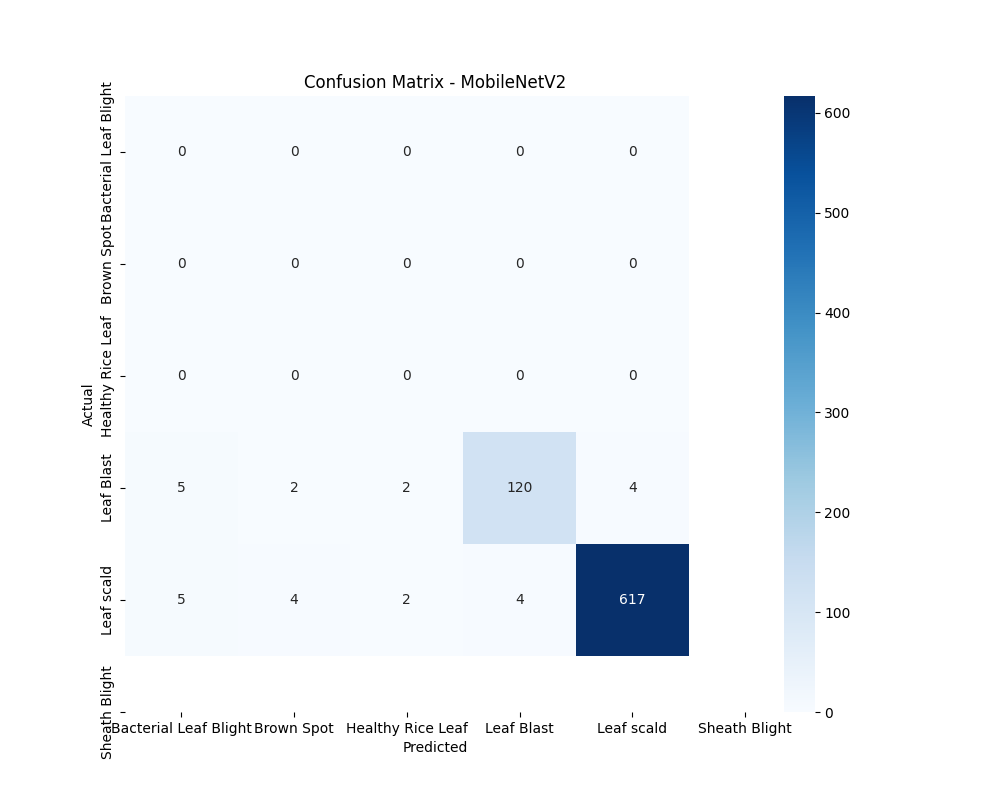

Source code (Python):
import tensorflow as tf
import numpy as np

import matplotlib
matplotlib.use('Agg')

import matplotlib.pyplot as plt

from sklearn.metrics import confusion_matrix
import seaborn as sns

# LOAD MODEL
# model = tf.keras.models.load_model("rice_disease_mobilenet.h5")

model = tf.keras.models.load_model("rice_disease_densenet.h5")

# model = tf.keras.models.load_model("..//rice_disease_densenet.h5")

# DATASET PATH
dataset_path = "Rice_Leaf_AUG"

# LOAD VALIDATION DATASET
val_dataset = tf.keras.utils.image_dataset_from_directory(
    dataset_path,
    validation_split=0.2,
    subset="validation",
    seed=123,
    image_size=(224, 224),
    batch_size=32,
    shuffle=False
)

# CLASS NAMES
class_names = val_dataset.class_names

# TRUE LABELS
y_true = np.concatenate([y for x, y in val_dataset], axis=0)

# PREDICTIONS
predictions = model.predict(val_dataset)

y_pred = np.argmax(predictions, axis=1)

# CONFUSION MATRIX
cm = confusion_matrix(y_true, y_pred)

# PLOT
plt.figure(figsize=(10,8))

sns.heatmap(
    cm,
    annot=True,
    fmt='d',
    cmap='Blues',
    xticklabels=class_names,
    yticklabels=class_names
)

plt.xlabel("Predicted")
plt.ylabel("Actual")
plt.title("Confusion Matrix - MobileNetV2")

plt.savefig("confusion_matrix.png")

print("Confusion Matrix Saved Successfully")

# plt.show()
